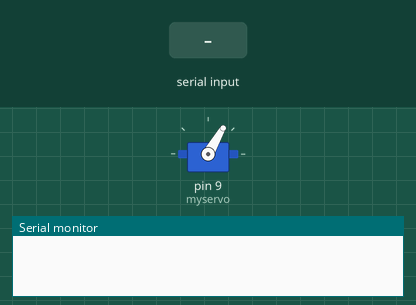
This sketch was run on a simulated Arduino Uno, built with avr-gcc and run on an emulated ATmega328P. Shown: servo, the last lines printed to the serial monitor. The inputs (shaded band) are chosen by the test bench.

Above: at 2.2 s.
2.3 s: "0" received over Serial
At 3.2 s:
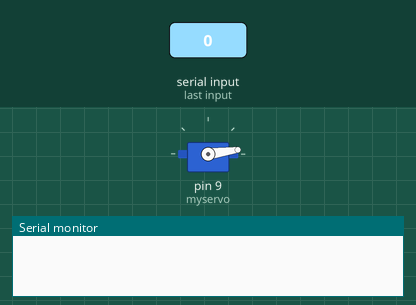
3.8 s: "1" received over Serial
At 4.8 s:
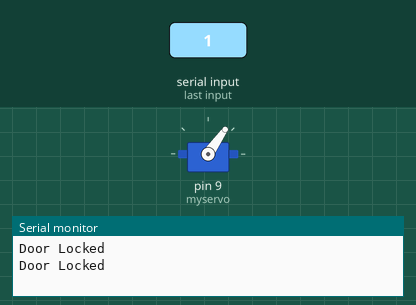
Timing chart, 0 to 6.8 s (numbered marks = the images above; inputs shaded):
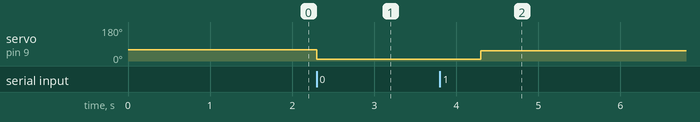

Measured:
- after the input at 2.3 s, servo on pin 9 (myservo): 60° → 8° at once
- after the input at 3.8 s, servo on pin 9 (myservo): 8° → 55° after 0.50 s

The sketch:

Smart-lock.ino
```cpp
#include <Servo.h>                   // Подключение библиотеки для работы с сервоприводом

Servo myservo;                       // Создание объекта сервопривода
int pos = 0;                         // Переменная для хранения текущей позиции сервопривода
int state;                           // Переменная для хранения состояния (полученного через Serial)
int flag = 0;                        // Флаг для отслеживания состояния

void setup() {
  myservo.attach(9);                 // Подключение сервопривода к пину 9
  Serial.begin(9600);                // Установка порта для обмена информацией с компьютером
  myservo.write(60);                 // Установка начальной позиции сервопривода в 60 градусов
  delay(1000);                       // Задержка в 1 секунду, чтобы сервопривод успел принять положение
}

void loop() {
  if (Serial.available() > 0) {      // Проверка, если в последовательном порте есть какие-либо данные
    state = Serial.read();           // Чтение значений из последовательного порта
    flag = 0;                        // Сброс флага
  }

  if (state == '0') {                // Если полученное состояние равно '0'
    myservo.write(8);                // Устанавливаем сервопривод в положение 8 градусов
    delay(1000);                     // Задержка в 1 секунду
    Serial.println("Door Locked");   // Вывод сообщения в серийный порт о блокировке двери
  } else if (state == '1') {         // Если полученное состояние равно '1'
    myservo.write(55);               // Устанавливаем сервопривод в положение 55 градусов
    delay(1000);                     // Задержка в 1 секунду
    Serial.println("Door UnLocked"); // Вывод сообщения в серийный порт об открытии двери
  }
}
```
